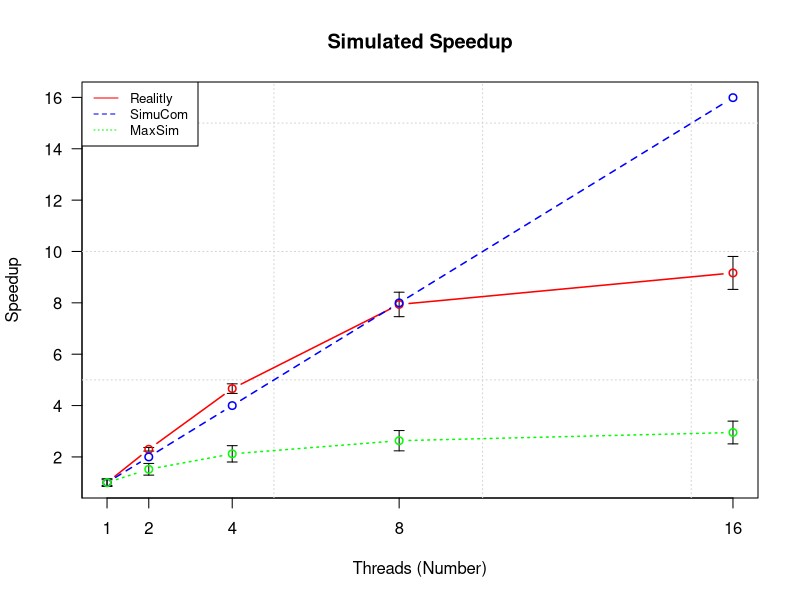

The R script that drew this image:
# Create Line Chart

threadsX <- c(1,2,4,8,16)

simucomY <- c(1.0000,1.9995,3.9987,7.9983,15.9905)
realY <- c(1.0000,2.2973,4.6598,7.9381,9.1646)
maxsimY<- c(1.0000,1.5188,2.1199,2.6311,2.9502)

maxsimY_SD = 0.15
realY_SD = c(0.11,0.03,0.04,0.06,0.07)

# get the range for the x and y axis 
xrange <- range(1:16) 
yrange <- range(1:16)

# set up the plot 
plot(xrange, yrange, type="n", xlab="Threads (Number)",
     ylab="Speedup", xaxt="n", pch=5, axes=FALSE) 


axis(side=1, at=threadsX)
axis(side=2, seq(0, 16, by=2), las=1)
box()

grid(nx = NULL, ny = NULL, col = "lightgray", lty = "dotted" )

# standard Abweichung
arrows(threadsX, maxsimY-(maxsimY*maxsimY_SD), threadsX, maxsimY+(maxsimY*maxsimY_SD), code = 3, angle = 90, length = 0.05)
# standard Abweichung
arrows(threadsX, realY-(realY*realY_SD), threadsX, realY+(realY*realY_SD), code = 3, angle = 90, length = 0.05)

# add lines 
lines(threadsX,realY,type="b", lwd=1.5, lty=1, col="red")
lines(threadsX,simucomY,type="b", lwd=1.5, lty=2, col="blue")
lines(threadsX,maxsimY,type="b", lwd=1.5, lty=3, col="green")

# add a title and subtitle 
title("Simulated Speedup")

# add a legend 
legend("topleft", legend=c("Realitly  ", "SimuCom ", "MaxSim "), col=c("red", "blue", "green"), lty=1:3, cex=0.8)
